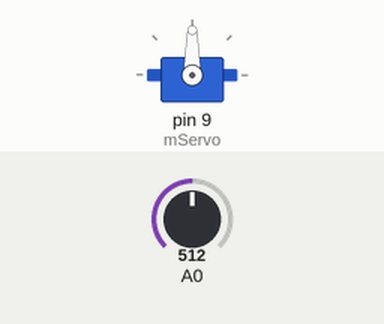
Simulated run of this sketch. Board: Arduino Uno, built with avr-gcc and run on an emulated ATmega328P. Shown: servo. The test bench sets the inputs (shaded band); at power-on: A0 = 512.

Above: at 1.2 s.
1.3 s: A0 set to 716
At 2.5 s:
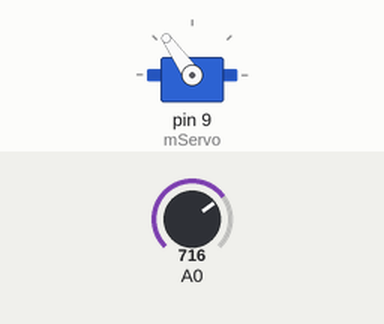
2.8 s: A0 set to 900
At 3.9 s:
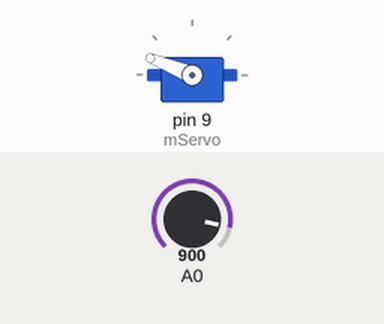
4.3 s: A0 set to 1023
At 5.0 s:
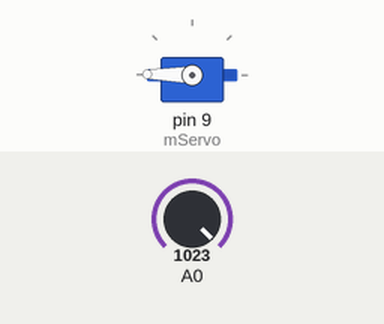
5.8 s: A0 set to 306
At 6.2 s:
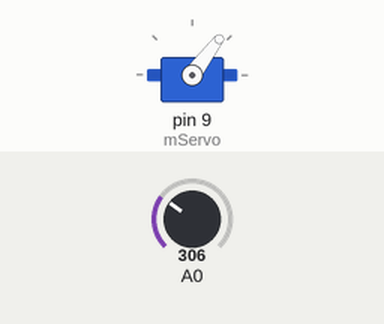
7.3 s: A0 set to 122
At 8.5 s:
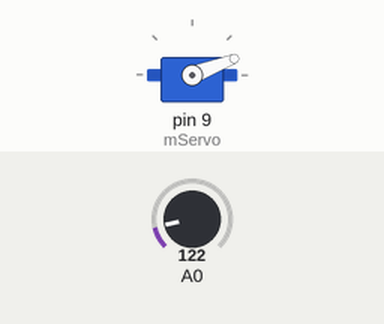
Timing chart, 0 to 9.8 s (numbered marks = the images above; inputs shaded):
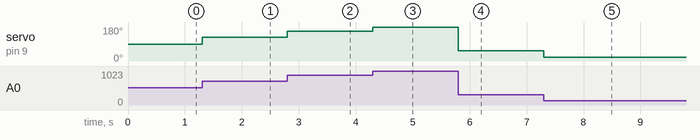

Measured:
- after the input at 1.3 s, servo on pin 9 (mServo): 90° → 125° at once
- after the input at 2.8 s, servo on pin 9 (mServo): 125° → 158° at once
- after the input at 4.3 s, servo on pin 9 (mServo): 158° → 179° at once
- after the input at 5.8 s, servo on pin 9 (mServo): 179° → 53° at once
- after the input at 7.3 s, servo on pin 9 (mServo): 53° → 21° at once

The sketch:

sketch_apr17a.ino
```cpp
  #include<Servo.h>

  Servo mServo;

  void setup() {
    mServo.attach(9);

  // put your setup code here, to run once:

}

void loop() {
 long val=analogRead(0);
 mServo.write(val*180/1024);
}
```
